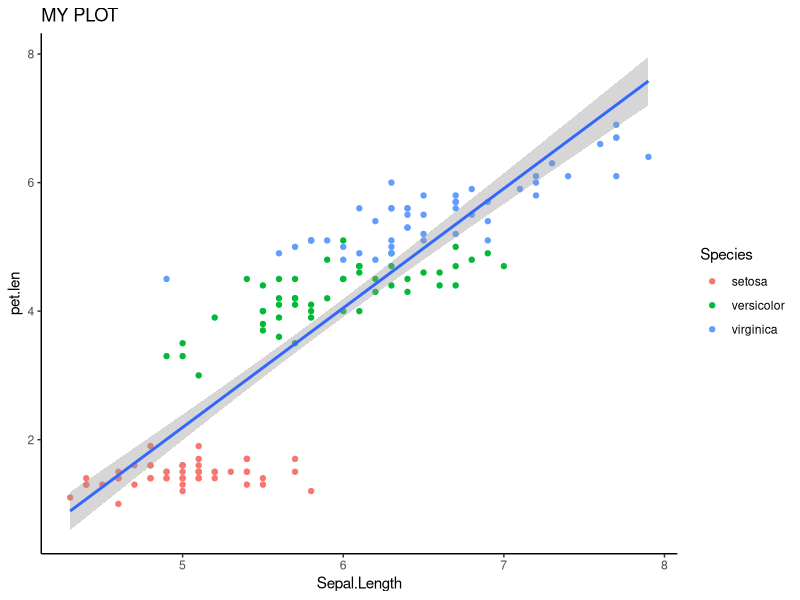
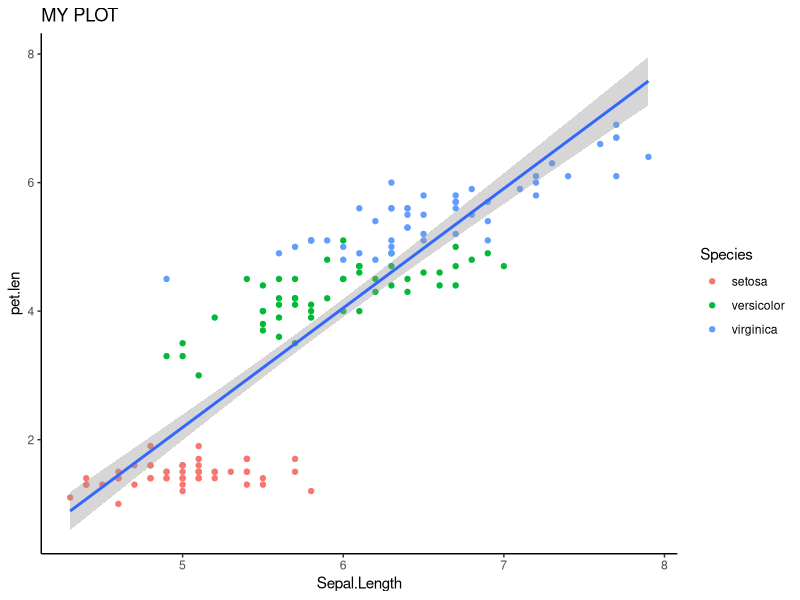

Reproduce these figures in R, in order.
## ---- chunk 1
knitr::opts_chunk$set(echo = TRUE)
## ---- chunk 2
# Loading packages 
library("tidyverse")
## ---- chunk 3
# first 6 rows with column names
head(iris)
## ---- chunk 4
# how many rows of the data frame
nrow(iris)
# how many columns of the data frame
ncol(iris)
# what's the dimension of the data frame: row * column
dim(iris)
## ---- chunk 5
# select only the width columns
width.only <- select(iris, Sepal.Width, Petal.Width)
head(width.only)
## ---- chunk 6
# select sepal length greater than 6. 
long.length <- filter(iris, Sepal.Length > 6)
head(long.length)

# select the first 10 rows 
first.ten <- slice(iris, 1:10)
first.ten
## ---- chunk 7
# select sepal length greater than 6. and only the width columns
bothsel <- iris %>%
             filter(Sepal.Length > 6) %>%
             select(Sepal.Width, Petal.Width)    
head(bothsel)
dim(bothsel)
## ---- chunk 8
# add a new column in iris called as Sepal.Length_mm
addediris <- iris %>%
              mutate(Sepal.Length_mm = Sepal.Length * 100)
head(addediris)
dim(addediris)
## ---- chunk 9
# rename(data frame, new_name = old_name, new_name = old_name)
iris <- rename(iris, pet.len = Petal.Length, pet.wid=Petal.Width) 
head(iris)
## ---- chunk 10
# create a summary table by species
sumtab <- iris %>%
            group_by(Species) %>%
            summarize(mean_Sepal.Length = mean(Sepal.Length), total = n())
sumtab
## ---- chunk 11
# sort summary table
sortedsumtab <- sumtab %>%
                  arrange(desc(mean_Sepal.Length))
sortedsumtab
## ---- chunk 12
combinedcol <- cbind(width.only, select(iris, Species))
head(combinedcol)
dim(combinedcol)
## ---- chunk 13
iris.first.half <- slice(iris, 1:75)
iris.second.half <- slice(iris, 76:150)
back.together <- rbind(iris.first.half, iris.second.half)

dim(iris.first.half)
dim(iris.second.half)
dim(back.together)
## ---- chunk 14
# create a new data frame with the key variable called as "id.code"
id.code <- seq(1:nrow(iris))
some.rand <- rnorm(1:nrow(iris), mean = 0, sd = 1)
new.df <- data.frame(id.code, some.rand)
head(new.df)

# create a key variable in iris
iris <- iris %>% 
          mutate(id.code = seq(1:nrow(iris))) 

iris.join <- full_join(iris, new.df, by="id.code")
head(iris.join)

## right_join
## left_join
## inner_join
## anti_join
## ---- chunk 15
mean(iris$Sepal.Length, na.rm = TRUE)
sd(iris$Sepal.Length, na.rm = TRUE)
cor(iris$Sepal.Length, iris$Sepal.Width)
## ---- chunk 16
iristtest <- filter(iris, Species!="setosa")
t.test(iristtest$Sepal.Length~iristtest$Species)
## ---- chunk 17
one.way <- aov(Sepal.Length ~ Species, data = iris)
summary(one.way)
## ---- chunk 18
my.model <- lm(Sepal.Length ~ pet.len, data=iris)
summary(my.model)
## ---- chunk 19
my.plot <- ggplot(iris, aes(Sepal.Length, pet.len))+
   geom_point(aes(colour=Species))+
   geom_smooth(method = lm)+
   theme_classic()+
   ggtitle("MY PLOT")
my.plot
## ---- chunk 20
ggsave("my.plot.jpg",my.plot, height=4, width=4, dpi=500)
## ---- chunk 21
# Basic function structure
square.it <- function(x) {
  square <- x * x
  return(square)
}

square.it(5)
## ---- chunk 22
newvector <- rep(NA, nrow(iris))
newvector

comvec <- function(newvector){
  for(i in 1:length(newvector)){
    newvector[i] <- paste("Demo", i, sep = "_")
  }
  print(newvector)
}

comvec(newvector)
## ---- chunk 23
newvector <- paste("Demo", seq(1:nrow(iris)), sep="_")
newvector

## apply
## lapply
## sapply
## tapply
